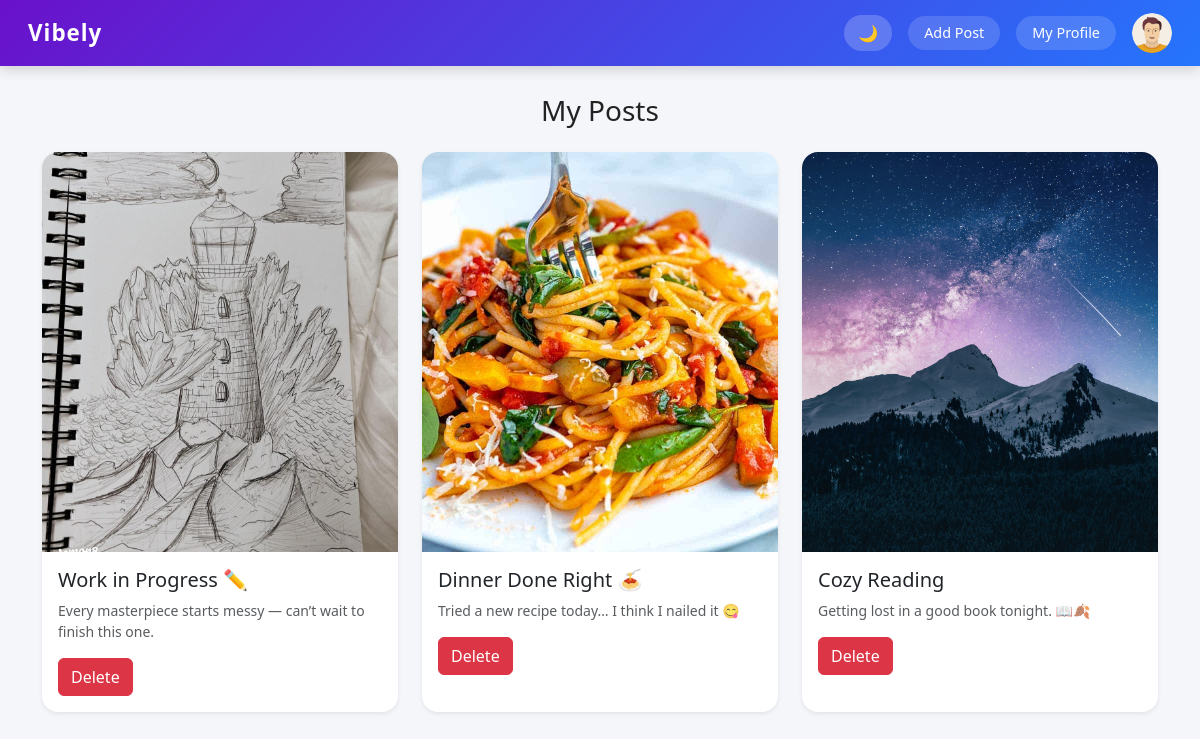
The page /users/profile/ (signed in) on the database its author committed.
### users/models.py (models this page shows, shortened)
class Profile(models.Model):
    user = models.OneToOneField(User,on_delete=models.CASCADE)    # beacause one user can have only 1 profile
    photo = models.ImageField(default='profilepictures/profilepic.jpg',upload_to='profilepictures')

### posts/models.py (models this page shows, shortened)
class Post(models.Model):
    user = models.ForeignKey(User,on_delete=models.CASCADE)    # but here one user can have multiple posts
    image = models.ImageField(upload_to='images')
    caption = models.TextField(blank=True)
    title = models.CharField(max_length=200)
    slug = models.SlugField(max_length=200,blank=True)
    date = models.DateField(auto_now_add=True)  # so we are bu default date to current date

### users/views.py (the view)
# urls.py: path('profile/',views.personalprofile,name="profile"),
@login_required
def personalprofile(request):
    posts = Post.objects.filter(user=request.user)
    return render(request,'users/profile.html',{'posts':posts})

### users/templates/users/profile.html (shortened to what this page needs)
{% extends 'users/base.html' %}
{% block body %}
<div class="container mt-4">
    <h3 class="text-center mb-4">My Posts</h3>
    {% if posts %}
    <div class="row">
        {% for post in posts reversed %}
        <div class="col-md-4 mb-4">
            <div class="card h-100 shadow-sm border-0 rounded-4">
                <img src="{{ post.image.url }}" class="card-img-top rounded-top-4" alt="Post Image"
                    style="height:400px;object-fit:cover;">
                <div class="card-body">
                    <h5 class="card-title text-truncate">{{ post.title }}</h5>
                    <p class="card-text text-muted small" style="max-height:3rem;overflow:hidden;">
                        {{ post.caption }}
                    </p>
                    <a class="btn btn-danger" href="{% url 'delete' post.id %}">Delete</a>
                </div>
            </div>
        </div>
        {% endfor %}
    </div>
    {% else %}
    <p class="text-center text-muted">No posts yet.</p>
    {% endif %}
</div>
{% endblock %}

### users/templates/users/base.html (shortened to what this page needs)
<!DOCTYPE html>
<html lang="en">
<head>
    <link href="https://cdn.jsdelivr.net/npm/bootstrap@5.3.0/dist/css/bootstrap.min.css" rel="stylesheet">
</head>
<body>
    <nav class="navbar fixed-top">
        <div class="container-fluid d-flex justify-content-between align-items-center">
            <a class="navbar-brand" href="/">Vibely</a>
            <div class="d-flex align-items-center">
                <button id="theme-toggle" class="me-3">🌙</button>
                {% if user.is_authenticated %}
                <a href="{% url 'post' %}" class="nav-btn me-3">Add Post</a>
                <a href="{% url 'profile' %}" class="nav-btn me-3">My Profile</a>
                <a href="{% url 'personal' %}">
                    <img src="{{ user.profile.photo.url }}" alt="Profile"
                        style="height: 40px; width: 40px; border-radius: 50%; object-fit: cover;">
                </a>
                {% endif %}
            </div>
        </div>
    </nav>
    {% block body %}{% endblock %}
</body>
</html>

### users/templates/users/base.html (style rules this page uses)
.navbar { background: linear-gradient(135deg, #6a11cb, #2575fc); box-shadow: 0 4px 12px rgba(0, 0, 0, 0.15); padding: 0.7rem 1rem; }
.navbar-brand { font-weight: 700; font-size: 1.4rem; color: #fff !important; letter-spacing: 1px; }
.nav-btn { border: none; border-radius: 20px; padding: 6px 16px; font-weight: 500; font-size: 0.9rem; color: #fff; background-color: rgba(255, 255, 255, 0.15); backdrop-filter: blur(6px); transition: all 0.3s ease; text-decoration: none; }
body { padding-top: 70px; background: #f5f6fa; font-family: "Segoe UI", Tahoma, Geneva, Verdana, sans-serif; color: #222; transition: background 0.3s, color 0.3s; }
#theme-toggle { border: none; border-radius: 20px; padding: 6px 14px; background: rgba(255, 255, 255, 0.2); color: #fff; cursor: pointer; transition: background 0.3s; }

### rows shown on the page
Post: image (picture), title "Work in Progress ✏️", caption "Every masterpiece starts messy — can’t wait to finish this one."
Post: image (picture), title "Dinner Done Right 🍝", caption "Tried a new recipe today… I think I nailed it 😋"
Post: image (picture), title "Cozy Reading", caption "Getting lost in a good book tonight. 📖🍂"
